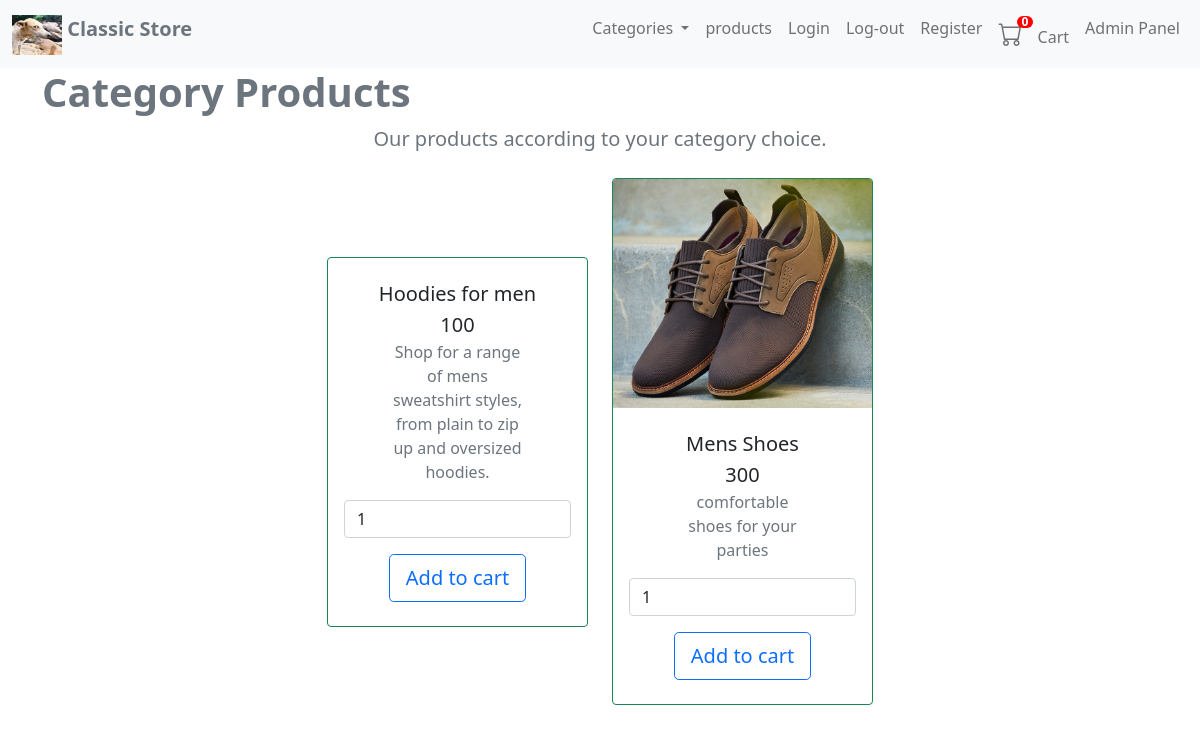
Screenshot of /products.php?id=1 with the database file from the repository.
### tables this page shows
CREATE TABLE IF NOT EXISTS `products` (
  `product_id` int NOT NULL AUTO_INCREMENT,
  `product_name` text NOT NULL,
  `description` text NOT NULL,
  `price` int NOT NULL,
  `image_src` varchar(255) NOT NULL,
  `sub_category_id` int NOT NULL,
  PRIMARY KEY (`product_id`)
);

### db_connection.php (called while the page is built)
<?php
class DbConnection
{
    private $conn;
    function __construct() {
        $this->conn = mysqli_connect('localhost', 'root', 'Root8848', 'web_shop_php') or die('database connection failed');
        return $this->conn;
    }
   public function getDbConnection()
    {
        return $this->conn;
    }
}

### db_functions.php (called while the page is built, shortened)
<?php
include_once 'db_connection.php';
class dbCrudFunctions
{
    private $dbConnection;
    function __construct() {
        $db_conn = new DbConnection();
        $this->dbConnection = $db_conn->getDbConnection();
    }
    public function getAllProductsBySubCategory($subCategoryId) {
        $result = mysqli_query($this->dbConnection,
            "SELECT * FROM products WHERE sub_category_id = '".$subCategoryId."'"
        )
        or die(mysqli_error($this->dbConnection));
        $results = array();
        while ($row = mysqli_fetch_array($result, MYSQLI_ASSOC)){
            array_push($results, $row);
        }
        return $results;
    }
}

### products.php (the view, shortened to what this page needs)
<?php
include_once 'db_functions.php';
$queryFunction = new dbCrudFunctions();
$cart_item_count = 0;
$products = null;
if (isset($_GET['id'])) {
    $products = $queryFunction->getAllProductsBySubCategory($_GET['id']);
}
else{
    header("Location:home.php");
}
?>
<!doctype html>
<html lang="en">
<head>
    <link rel="stylesheet" href="https://cdn.jsdelivr.net/npm/bootstrap-icons@1.5.0/font/bootstrap-icons.css">
    <link href="https://cdn.jsdelivr.net/npm/bootstrap@5.0.2/dist/css/bootstrap.min.css" rel="stylesheet">
    <link rel="stylesheet" href="custom.css">
</head>
<body>
<nav class="navbar navbar-expand-md navbar-light bg-light">
    <div class="container-xxl">
        <a href="home.php" class="navbar-brand">
            <img src="images/what.jpg" alt="" width="50" height="40" class="d-inline-block align-text-top">
            <span class="fw-bold text-secondary">
               Classic Store
            </span>
        </a>
        <div class="collapse navbar-collapse justify-content-end align-center" id="main-nav">
            <ul class="navbar-nav">
                <li class="nav-item dropdown">
                    <a class="nav-link dropdown-toggle" data-bs-auto-close="outside" href="#" id="navbarDropdown" role="button" data-bs-toggle="dropdown" aria-haspopup="true" aria-expanded="false">
                        Categories
                    </a>
                </li>
                <li class="nav-item">
                    <a class="nav-link" href="products.php">products</a>
                </li>
                <li class="nav-item">
                    <a class="nav-link" href="login.php">Login</a>
                </li>
                <li class="nav-item">
                    <a class="nav-link" href="home.php?logout=true">Log-out</a>
                </li>
                <li class="nav-item">
                    <a class="nav-link" href="register.php">Register</a>
                </li>
                <li class="nav-item">
                    <a class="nav-link" href="carts.php">
                        <i class="bi bi-cart" style="font-size:24px"></i>
                        <span class='badge badge-warning' id='lblCartCount'> <?php echo $cart_item_count ?>  </span>
                        Cart
                    </a>
                </li>
                <li class="pl-1 nav-item">
                    <a class="nav-link" href="admin.php">Admin Panel</a>
                </li>
            </ul>
        </div>
    </div>
</nav>
<div class="container-lg">
    <h1 class="display-6 text-muted fw-bold"> Category Products </h1>
    <div class="text-center">
        <p class="lead text-muted">
            Our products according to your category choice.
        </p>
    </div>
    <div class="row my-4 align-items-center justify-content-center">
        <?php
        foreach($products as $product)
        {
            ?>
            <div class="col-8 col-lg-4 col-xl-3">
                <div class="card border-success">
                    <img src="<?php echo $product["image_src"]; ?>" class="card-img-top" alt="">
                    <div class="card-body text-center py-4">
                        <h5 class="card-title"><?php echo $product["product_name"]; ?></h5>
                        <p class="lead card-subtitle"><?php echo $product["price"]; ?></p>
                        <p class="card-text mx-5 text-muted"><?php echo $product["description"]; ?></p>
                        <form method="post" action="products.php?&action=add&pid=<?php echo $product["product_id"]; ?>"">
                        <input type="number" name="quantity" class="form-control" value="1" />
                        <input type="submit" name="add_to_cart" class="btn btn-outline-primary btn-lg mt-3" value="Add to cart">
                        </form>
                    </div>
                </div>
            </div>
            <?php
        }
        ?>
    </div>
</div>
</body>
</html>

### custom.css (style rules this page uses)
.badge { padding-left: 9px; padding-right: 9px; -webkit-border-radius: 9px; -moz-border-radius: 9px; border-radius: 9px; }
#lblCartCount { font-size: 12px; background: #ff0000; color: #fff; padding: 0 5px; vertical-align: top; margin-left: -10px; }

### rows the page displays
products: product_name "Hoodies for men", price "100", description "Shop for a range of mens sweatshirt styles, from plain to zip up and oversized hoodies."
products: image_src (picture), product_name "Mens Shoes", price "300", description "comfortable shoes for your parties"

### other values shown
$cart_item_count "0"
